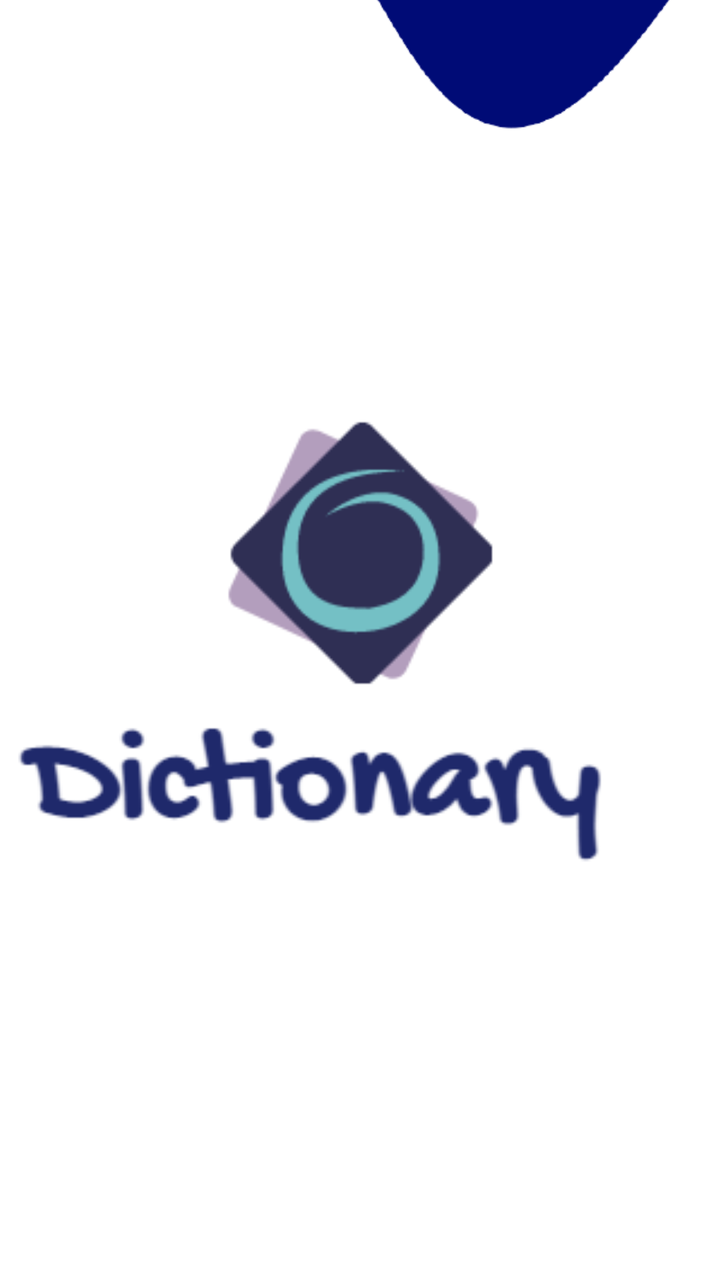
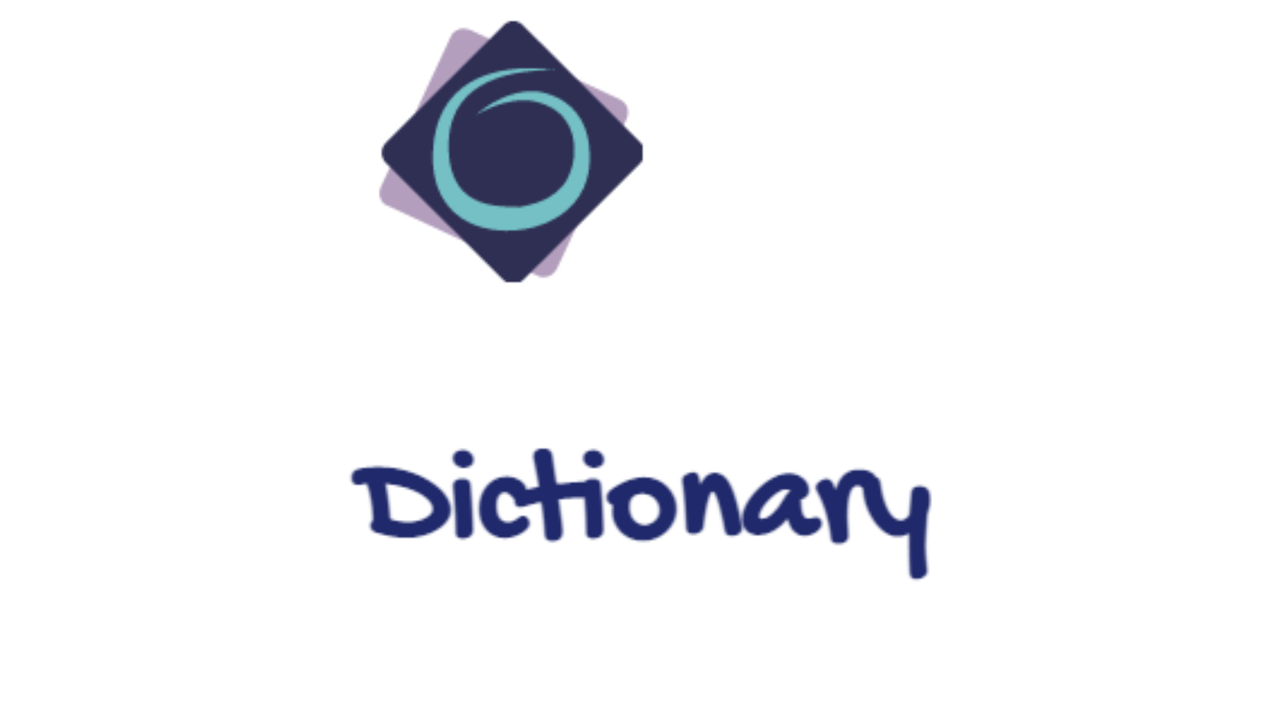

The same Android screen from two of the app's own layout files: first res/layout/ as a phone draws it, then the repository's variant for another configuration, drawn on a device whose configuration selects that folder. Both files follow.
<!-- AndroidManifest.xml: application theme Theme.DictionaryApp -->
<!-- res/layout/activity_main.xml -->
<?xml version="1.0" encoding="utf-8"?>
<androidx.constraintlayout.widget.ConstraintLayout xmlns:android="http://schemas.android.com/apk/res/android"
    xmlns:app="http://schemas.android.com/apk/res-auto"
    xmlns:tools="http://schemas.android.com/tools"
    android:layout_width="match_parent"
    android:layout_height="match_parent"
    android:background="@color/white"
    tools:context=".MainActivity">

    <ImageView
        android:id="@+id/imageView"
        android:layout_width="match_parent"
        android:layout_height="731dp"
        android:layout_marginBottom="320dp"
        android:src="@drawable/header_splash_new"
        app:layout_constraintBottom_toBottomOf="parent"
        app:layout_constraintEnd_toEndOf="parent"
        app:layout_constraintHorizontal_bias="0.0"
        app:layout_constraintStart_toStartOf="parent" />

    <ImageView
        android:id="@+id/logo"
        android:layout_width="265dp"
        android:layout_height="153dp"
        android:src="@drawable/logo"
        android:transitionName="logo_anim"
        app:layout_constraintBottom_toBottomOf="parent"
        app:layout_constraintEnd_toEndOf="parent"
        app:layout_constraintStart_toStartOf="parent"
        app:layout_constraintTop_toTopOf="parent"
        app:layout_constraintVertical_bias="0.411" />

    <ImageView
        android:id="@+id/logo_name"
        android:layout_width="411dp"
        android:layout_height="140dp"
        android:layout_marginBottom="172dp"
        android:src="@drawable/dictionary_name"
        app:layout_constraintBottom_toBottomOf="parent"
        app:layout_constraintEnd_toEndOf="parent"
        app:layout_constraintHorizontal_bias="1.0"
        app:layout_constraintStart_toStartOf="parent" />


</androidx.constraintlayout.widget.ConstraintLayout>
<!-- resources referenced by this layout -->
<resources>
  <!-- drawable dictionary_name: png bitmap (drawable-v24, 9046 bytes) -->
  <!-- drawable header_splash_new: png bitmap (drawable-v24, 15137 bytes) -->
  <!-- drawable logo: png bitmap (drawable-v24, 2898 bytes) -->
  <style name="Theme.DictionaryApp" parent="Theme.MaterialComponents.DayNight.NoActionBar">
          
          <item name="colorPrimary">#091E91</item>
          <item name="colorPrimaryVariant">@color/purple_700</item>
          <item name="colorOnPrimary">@color/white</item>
          
          <item name="colorSecondary">@color/teal_200</item>
          <item name="colorSecondaryVariant">@color/teal_700</item>
          <item name="colorOnSecondary">@color/black</item>
          
          <item name="android:statusBarColor" tools:targetApi="l">?attr/colorPrimaryVariant</item>
          
      </style>
</resources>
<!-- res/layout-land/activity_main.xml (the repository's variant of the layout above) -->
<!-- drawn on the phone turned sideways -->
<?xml version="1.0" encoding="utf-8"?>
<androidx.constraintlayout.widget.ConstraintLayout xmlns:android="http://schemas.android.com/apk/res/android"
    xmlns:app="http://schemas.android.com/apk/res-auto"
    xmlns:tools="http://schemas.android.com/tools"
    android:layout_width="match_parent"
    android:layout_height="match_parent"
    tools:context=".MainActivity"
    android:background="@color/white">

    <ImageView
        android:id="@+id/imageView"
        android:layout_width="match_parent"
        android:layout_height="731dp"
        android:layout_marginBottom="320dp"
        android:src="@drawable/header_splash_new"
        app:layout_constraintBottom_toBottomOf="parent"
        app:layout_constraintEnd_toEndOf="parent"
        app:layout_constraintHorizontal_bias="0.0"
        app:layout_constraintStart_toStartOf="parent" />

    <ImageView
        android:id="@+id/logo"
        android:layout_width="265dp"
        android:layout_height="153dp"
        android:layout_marginEnd="252dp"
        android:layout_marginRight="252dp"
        android:layout_marginBottom="208dp"
        android:src="@drawable/logo"
        android:transitionName="logo_anim"
        app:layout_constraintBottom_toBottomOf="parent"
        app:layout_constraintEnd_toEndOf="parent" />

    <ImageView
        android:id="@+id/logo_name"
        android:layout_width="411dp"
        android:layout_height="140dp"
        android:layout_marginBottom="32dp"
        android:src="@drawable/dictionary_name"
        app:layout_constraintBottom_toBottomOf="parent"
        app:layout_constraintEnd_toEndOf="parent"
        app:layout_constraintStart_toStartOf="parent" />


</androidx.constraintlayout.widget.ConstraintLayout>
